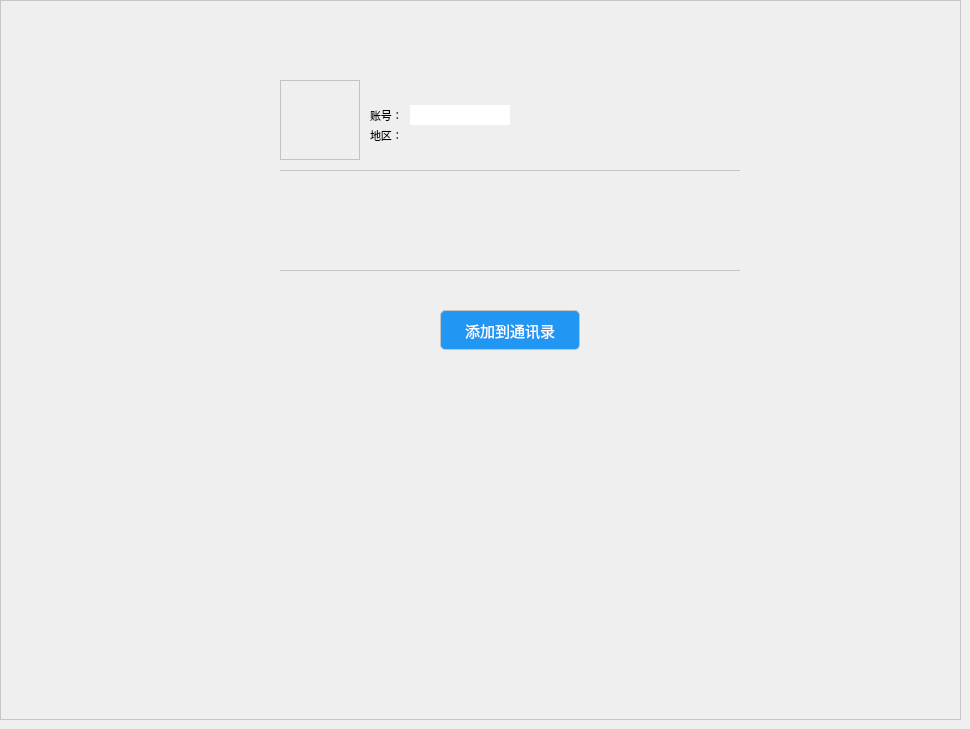
   <widget class="QWidget" name="deletefriendinfowidgetafter_page_3">
    <widget class="QWidget" name="deletefriendinfowidgetafter" native="true">
     <property name="geometry">
      <rect>
       <x>0</x>
       <y>0</y>
       <width>961</width>
       <height>720</height>
      </rect>
     </property>
     <property name="styleSheet">
      <string notr="true">border:1px solid  #c5c5c5;
</string>
     </property>
     <widget class="QLabel" name="deletefriendsinfowidget_head_label_2">
      <property name="geometry">
       <rect>
        <x>280</x>
        <y>80</y>
        <width>80</width>
        <height>80</height>
       </rect>
      </property>
      <property name="styleSheet">
       <string notr="true">border:1px solid;
border-color: rgb(195, 195, 195);
</string>
      </property>
      <property name="frameShape">
       <enum>QFrame::Box</enum>
      </property>
      <property name="text">
       <string/>
      </property>
      <property name="scaledContents">
       <bool>true</bool>
      </property>
      <property name="alignment">
       <set>Qt::AlignCenter</set>
      </property>
     </widget>
     <widget class="QLabel" name="label_19">
      <property name="geometry">
       <rect>
        <x>280</x>
        <y>170</y>
        <width>460</width>
        <height>1</height>
       </rect>
      </property>
      <property name="styleSheet">
       <string notr="true">background-color: rgb(33, 150, 243);</string>
      </property>
      <property name="text">
       <string/>
      </property>
     </widget>
     <widget class="QLabel" name="deletefriendinfowidget_chatname_label_2">
      <property name="geometry">
       <rect>
        <x>370</x>
        <y>70</y>
        <width>171</width>
        <height>41</height>
       </rect>
      </property>
      <property name="font">
       <font>
        <pointsize>13</pointsize>
       </font>
      </property>
      <property name="styleSheet">
       <string notr="true">border:0px;</string>
      </property>
      <property name="text">
       <string/>
      </property>
     </widget>
     <widget class="QLabel" name="label_23">
      <property name="geometry">
       <rect>
        <x>370</x>
        <y>125</y>
        <width>51</width>
        <height>20</height>
       </rect>
      </property>
      <property name="font">
       <font>
        <family>等线</family>
        <pointsize>8</pointsize>
       </font>
      </property>
      <property name="styleSheet">
       <string notr="true">border:0px;</string>
      </property>
      <property name="text">
       <string>地区：</string>
      </property>
     </widget>
     <widget class="QLabel" name="friendsinfowidget_user_label_2">
      <property name="geometry">
       <rect>
        <x>430</x>
        <y>130</y>
        <width>161</width>
        <height>21</height>
       </rect>
      </property>
      <property name="styleSheet">
       <string notr="true">border:0px;</string>
      </property>
      <property name="text">
       <string/>
      </property>
     </widget>
     <widget class="QLabel" name="label_29">
      <property name="geometry">
       <rect>
        <x>280</x>
        <y>270</y>
        <width>460</width>
        <height>1</height>
       </rect>
      </property>
      <property name="styleSheet">
       <string notr="true">background-color: rgb(165, 165, 165);</string>
      </property>
      <property name="text">
       <string/>
      </property>
     </widget>
     <widget class="QPushButton" name="deletefriendinfowidget_add_btn_2">
      <property name="geometry">
       <rect>
        <x>440</x>
        <y>310</y>
        <width>140</width>
        <height>40</height>
       </rect>
      </property>
      <property name="font">
       <font>
        <family>等线</family>
        <pointsize>11</pointsize>
       </font>
      </property>
      <property name="styleSheet">
       <string notr="true">background-color: rgb(33, 150, 243);
color: rgb(255, 255, 255);
border-radius:5px


</string>
      </property>
      <property name="text">
       <string>添加到通讯录</string>
      </property>
      <property name="flat">
       <bool>true</bool>
      </property>
     </widget>
     <widget class="QLabel" name="label_31">
      <property name="geometry">
       <rect>
        <x>370</x>
        <y>105</y>
        <width>31</width>
        <height>20</height>
       </rect>
      </property>
      <property name="font">
       <font>
        <family>等线</family>
        <pointsize>8</pointsize>
       </font>
      </property>
      <property name="styleSheet">
       <string notr="true">border:0px;</string>
      </property>
      <property name="text">
       <string>账号：</string>
      </property>
     </widget>
     <widget class="QLineEdit" name="deletefriendinfowidget_userid_label_2">
      <property name="geometry">
       <rect>
        <x>410</x>
        <y>105</y>
        <width>100</width>
        <height>20</height>
       </rect>
      </property>
      <property name="font">
       <font>
        <family>等线</family>
       </font>
      </property>
      <property name="styleSheet">
       <string notr="true">border:0px;</string>
      </property>
      <property name="readOnly">
       <bool>true</bool>
      </property>
     </widget>
    </widget>
   </widget>
